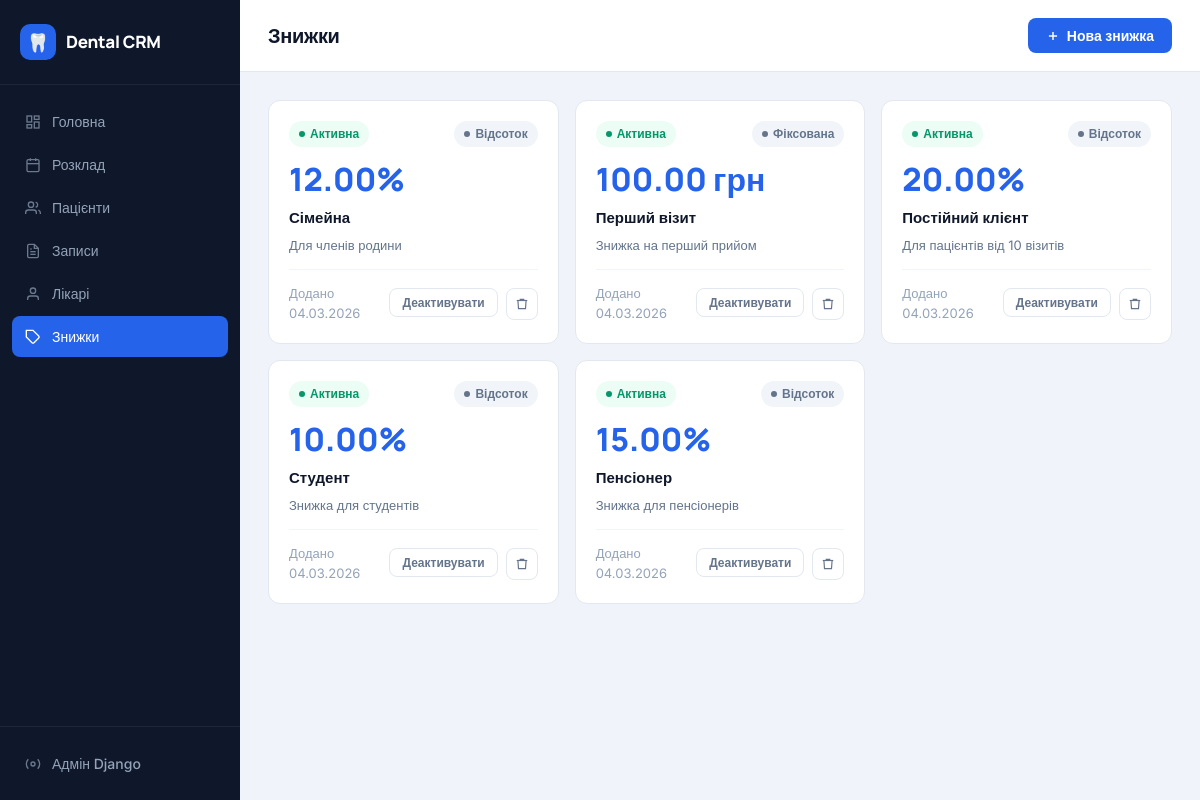
The page /discounts/ on the database its author committed.
### core/models.py (models this page shows, shortened)
class Discount(models.Model):
    DISCOUNT_TYPE_CHOICES = [
        ('percentage', 'Відсоток (%)'),
        ('fixed', 'Фіксована сума (грн)'),
    ]
    name = models.CharField('Назва знижки', max_length=200)
    discount_type = models.CharField('Тип знижки', max_length=20, choices=DISCOUNT_TYPE_CHOICES)
    value = models.DecimalField('Розмір знижки', max_digits=10, decimal_places=2)
    description = models.TextField('Опис', blank=True)
    is_active = models.BooleanField('Активна', default=True)
    valid_from = models.DateField('Діє з', null=True, blank=True)
    valid_to = models.DateField('Діє до', null=True, blank=True)
    created_at = models.DateTimeField(auto_now_add=True)
    class Meta:
        verbose_name = 'Знижка'
        verbose_name_plural = 'Знижки'
        ordering = ['-created_at']
    @property
    def display_value(self):
        if self.discount_type == 'percentage':
            return f'{self.value}%'
        return f'{self.value} грн'

### core/views.py (the view)
# urls.py: path('discounts/', views.discount_list, name='discount_list'),
def discount_list(request):
    discounts = Discount.objects.all()
    if request.method == 'POST':
        form = DiscountForm(request.POST)
        if form.is_valid():
            form.save()
            return redirect('discount_list')
    else:
        form = DiscountForm()
    return render(request, 'discounts/list.html', {
        'discounts': discounts,
        'form': form,
        'active_page': 'discounts',
    })

### templates/discounts/list.html (shortened to what this page needs)
{% extends "base.html" %}
{% block page_title %}Знижки{% endblock %}
{% block topbar_actions %}
  <button class="btn btn-primary" onclick="openModal('addDiscountModal')">
    <svg width="14" height="14" viewBox="0 0 24 24" fill="none" stroke="currentColor" stroke-width="2.5"><line x1="12" y1="5" x2="12" y2="19"/><line x1="5" y1="12" x2="19" y2="12"/></svg>
    Нова знижка
  </button>
{% endblock %}
{% block content %}
<div class="discounts-grid">
  {% for discount in discounts %}
  <div class="discount-card {% if not discount.is_active %}inactive{% endif %}">
    <div class="flex items-center justify-between" style="margin-bottom:8px;">
      {% if discount.is_active %}
        <span class="badge badge-active">Активна</span>
      {% else %}
        <span class="badge badge-inactive">Неактивна</span>
      {% endif %}
      <span class="badge badge-neutral">
        {% if discount.discount_type == 'percentage' %}Відсоток{% else %}Фіксована{% endif %}
      </span>
    </div>
    <div class="discount-value">{{ discount.display_value }}</div>
    <div class="discount-name">{{ discount.name }}</div>
    {% if discount.description %}
    <div class="discount-desc">{{ discount.description }}</div>
    {% endif %}
    <div class="discount-footer">
      <span class="text-sm text-muted">Додано {{ discount.created_at|date:"d.m.Y" }}</span>
      <div class="flex gap-2">
        <form method="post" action="{% url 'discount_toggle' discount.pk %}">
          <button type="submit" class="btn btn-sm {% if discount.is_active %}btn-outline{% else %}btn-success{% endif %}">
            {% if discount.is_active %}Деактивувати{% else %}Активувати{% endif %}
          </button>
        </form>
        <form method="post" action="{% url 'discount_delete' discount.pk %}">
          <button type="submit" class="btn-icon danger" data-confirm="Видалити знижку «{{ discount.name }}»?">
            <svg width="14" height="14" viewBox="0 0 24 24" fill="none" stroke="currentColor" stroke-width="2"><polyline points="3 6 5 6 21 6"/><path d="M19 6l-1 14H6L5 6"/><path d="M9 6V4h6v2"/></svg>
          </button>
        </form>
      </div>
    </div>
  </div>
  {% endfor %}
</div>
{% endblock %}

### static/css/style.css (style rules this page uses)
:root { --primary: #2563EB; --primary-light: #EFF6FF; --primary-hover: #1D4ED8; --primary-dark: #1E40AF; --bg: #F0F4FA; --bg-white: #FFFFFF; --sidebar-bg: #0F172A; --sidebar-hover: #1E293B; --sidebar-active: #2563EB; --sidebar-text: #94A3B8; --sidebar-text-active: #FFFFFF; --text-primary: #0F172A; --text-secondary: #64748B; --text-muted: #94A3B8; --success: #10B981; --success-bg: #ECFDF5; --warning: #F59E0B; --warning-bg: #FFFBEB; --danger: #EF4444; --danger-bg: #FEF2F2; --info: #3B82F6; --info-bg: #EFF6FF; --border: #E2E8F0; --border-light: #F1F5F9; --radius: 12px; --radius-sm: 8px; --radius-lg: 16px; --shadow: 0 1px 3px rgba(0,0,0,0.08), 0 1px 2px rgba(0,0,0,0.06); --shadow-md: 0 4px 16px rgba(0,0,0,0.08); --shadow-lg: 0 10px 40px rgba(0,0,0,0.12); --sidebar-width: 240px; --topbar-height: 72px; }
* { margin: 0; padding: 0; box-sizing: border-box; }
html { font-size: 16px; }
body { font-family: 'Inter', sans-serif; background: var(--bg); color: var(--text-primary); line-height: 1.5; min-height: 100vh; }
.badge { display: inline-flex; align-items: center; gap: 5px; padding: 4px 10px; border-radius: 20px; font-size: 12px; font-weight: 600; white-space: nowrap; }
.badge::before { content: ''; width: 6px; height: 6px; border-radius: 50%; background: currentColor; flex-shrink: 0; }
.badge-neutral { background: #F1F5F9; color: #64748B; }
.badge-active { background: #ECFDF5; color: #059669; }
.btn { display: inline-flex; align-items: center; gap: 7px; padding: 9px 18px; border-radius: var(--radius-sm); font-size: 14px; font-weight: 600; cursor: pointer; border: none; text-decoration: none; transition: all 0.15s; white-space: nowrap; font-family: inherit; }
.btn-primary { background: var(--primary); color: #fff; }
.btn-outline { background: transparent; color: var(--text-secondary); border: 1px solid var(--border); }
.btn-sm { padding: 6px 12px; font-size: 12px; gap: 5px; }
.btn-icon { width: 32px; height: 32px; padding: 0; border-radius: var(--radius-sm); display: inline-flex; align-items: center; justify-content: center; background: transparent; border: 1px solid var(--border); color: var(--text-secondary); cursor: pointer; transition: all 0.15s; font-size: 14px; text-decoration: none; }
.discounts-grid { display: grid; grid-template-columns: repeat(auto-fill, minmax(260px, 1fr)); gap: 16px; }
.discount-card { background: var(--bg-white); border-radius: var(--radius); border: 1px solid var(--border); padding: 20px; transition: all 0.15s; }
.discount-value { font-family: 'Manrope', sans-serif; font-size: 32px; font-weight: 800; color: var(--primary); margin-bottom: 4px; }
.discount-name { font-size: 15px; font-weight: 600; color: var(--text-primary); margin-bottom: 6px; }
.discount-desc { font-size: 13px; color: var(--text-secondary); margin-bottom: 14px; }
.discount-footer { display: flex; align-items: center; justify-content: space-between; margin-top: 14px; padding-top: 14px; border-top: 1px solid var(--border-light); }
.flex { display: flex; }
.items-center { align-items: center; }
.justify-between { justify-content: space-between; }
.gap-2 { gap: 8px; }
.text-sm { font-size: 13px; }
.text-muted { color: var(--text-muted); }

### rows shown on the page
Discount: is_active "Активна", shows "Відсоток", display_value "12.00%", name "Сімейна", description "Для членів родини", created_at "04.03.2026"
Discount: is_active "Активна", shows "Фіксована", display_value "100.00 грн", name "Перший візит", description "Знижка на перший прийом", created_at "04.03.2026"
Discount: is_active "Активна", shows "Відсоток", display_value "20.00%", name "Постійний клієнт", description "Для пацієнтів від 10 візитів", created_at "04.03.2026"
Discount: is_active "Активна", shows "Відсоток", display_value "10.00%", name "Студент", description "Знижка для студентів", created_at "04.03.2026"
Discount: is_active "Активна", shows "Відсоток", display_value "15.00%", name "Пенсіонер", description "Знижка для пенсіонерів", created_at "04.03.2026"
